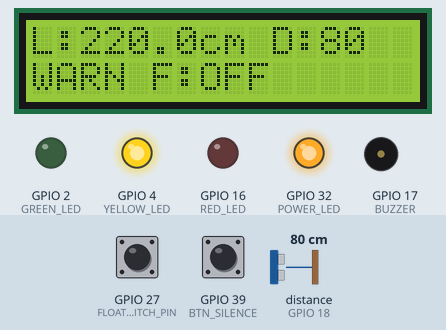
A sketch run on a simulated ESP32. On the bench: 16×2 character LCD, output pins drawn as LEDs (lit = HIGH), buzzer (waves = sounding). Wiring (inferred from the names in the program): ultrasonic range finder: trigger GPIO 5; echo GPIO 18. Inputs (shaded band) come from the test bench; at power-on: distance to the obstacle (sensor on GPIO 18) 80 cm, GPIO 39 (BTN_SILENCE) LOW, GPIO 27 (FLOAT_SWITCH_PIN) HIGH. The echo pulse lasts 58.3 µs per cm; pins used as bus, display or sensor lines are not drawn; what the sketch prints to the serial monitor is not drawn.

Above: at 4.3 s.
4.4 s: distance to the obstacle (sensor on GPIO 18) set to 55 cm
At 6.0 s:
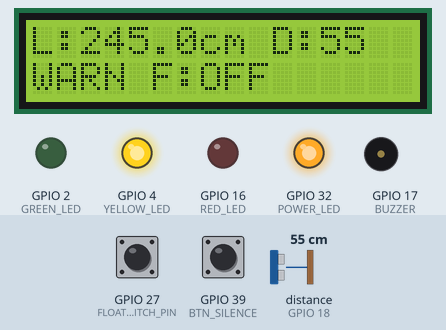
6.3 s: distance to the obstacle (sensor on GPIO 18) set to 47 cm
At 7.6 s:
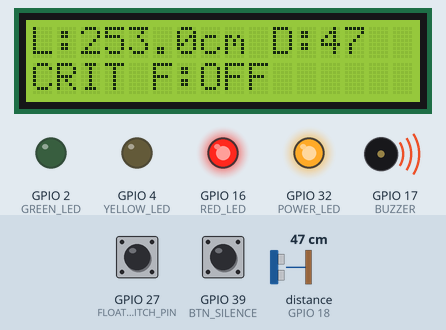
9.3 s: GPIO 39 (BTN_SILENCE) pulled HIGH for 3.2 s
At 13.5 s:
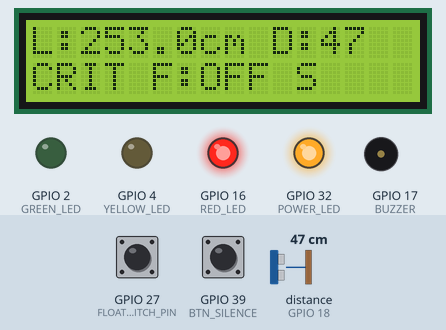
14.3 s: GPIO 27 (FLOAT_SWITCH_PIN) pulled LOW for 1 s
At 15.6 s:
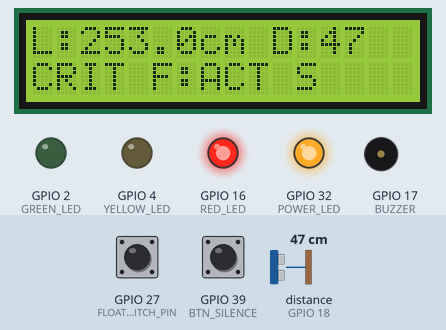
17.3 s: distance to the obstacle (sensor on GPIO 18) set to 2 cm
At 18.1 s:
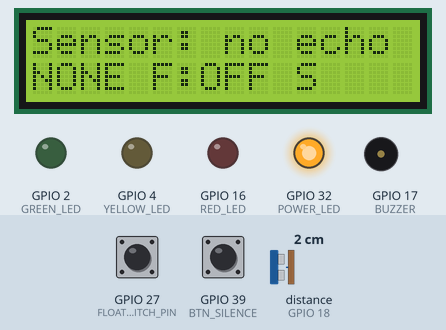
19.3 s: GPIO 27 (FLOAT_SWITCH_PIN) pulled LOW for 3.2 s
At 20.9 s:
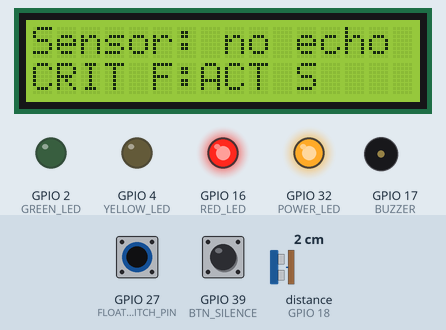
Timing chart, 0 to 24.3 s (numbered marks = the images above; inputs shaded):
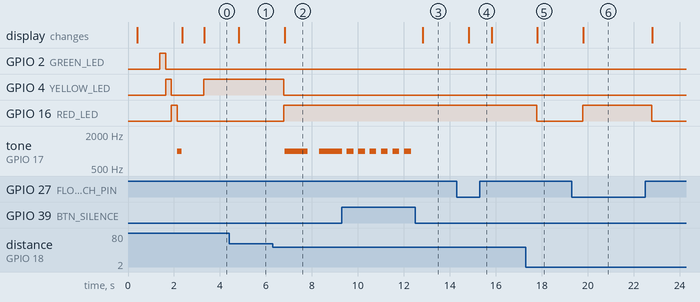

Measured:
- the behaviour switches between 51 and 50 cm on distance to the obstacle (sensor on GPIO 18) (found by bisection; images 1 and 2)
- after the input at 4.4 s, the display: changes after 0.41 s (image 1)
- after the input at 6.3 s, GPIO 4 (YELLOW_LED): HIGH → LOW after 0.48 s; GPIO 16 (RED_LED): LOW → HIGH after 0.48 s; tone on GPIO 17 (BUZZER): silent → 1000 Hz after 0.51 s, → silent 1.0 s later, → 1000 Hz 0.50 s later; the display: changes after 0.51 s (image 2)
- after the input at 9.3 s, the display: changes after 3.5 s (image 3)
- after the input at 14.3 s, the display: changes after 0.51 s (image 4)
- after the input at 17.3 s, GPIO 16 (RED_LED): HIGH → LOW after 0.47 s; the display: changes after 0.50 s (image 5)
- after the input at 19.3 s, GPIO 16 (RED_LED): LOW → HIGH after 0.47 s, → LOW 3.0 s later; the display: changes after 0.50 s (image 6)

The sketch:

AquaWatch_HardwareTest.ino
```cpp
// ============================================================
//  AquaWatch hardware test (offline)
//  No WiFi, no API, no settings sync.
//  Uses the same GPIOs as AquaWatch_v3_API.ino
//
//  Ultrasonic JSN-SR04T : TRIG GPIO5, ECHO GPIO18
//  LCD I2C              : SDA GPIO21, SCL GPIO22
//  LEDs                 : Green 2, Yellow 4, Red 16, Power 32
//  Buzzer               : GPIO17
//  Silence button       : GPIO39
//  Float switch         : GPIO27 to GND (INPUT_PULLUP)
// ============================================================

#include <Wire.h>
#include <LiquidCrystal_I2C.h>

LiquidCrystal_I2C lcd(0x27, 16, 2);

const int TRIG_PIN         = 5;
const int ECHO_PIN         = 18;
const int GREEN_LED        = 2;
const int YELLOW_LED       = 4;
const int RED_LED          = 16;
const int BUZZER           = 17;
const int POWER_LED        = 32;
const int BTN_SILENCE      = 39;
const int FLOAT_SWITCH_PIN = 27;

// Closed contact to GND = activated. Set true if dry/trip are reversed.
const bool FLOAT_SWITCH_INVERT = false;

// Local test thresholds only (cm of water). Not loaded from the website.
const float SENSOR_HEIGHT_CM  = 300.0;
const float WARNING_LEVEL_CM  = 200.0;
const float CRITICAL_LEVEL_CM = 250.0;

const float MIN_VALID_DISTANCE = 20.0;
const float MAX_VALID_DISTANCE = 350.0;

const unsigned long FLOAT_DEBOUNCE_MS = 50;
const int FLOAT_STABLE_COUNT          = 4;
const unsigned long READ_INTERVAL_MS  = 500;
const unsigned long DEBOUNCE_MS       = 200;

const int BEEP_ON_MS  = 1000;
const int BEEP_OFF_MS = 500;
const int BEEP_COUNT  = 3;

enum Status { SAFE, WARNING, CRITICAL, NO_SENSOR };
Status measurementStatus = NO_SENSOR;
Status overallStatus     = NO_SENSOR;

enum FloatSwitchState { FLOAT_INACTIVE, FLOAT_ACTIVATED };
FloatSwitchState floatSwitchState = FLOAT_INACTIVE;
int rawFloatSample = HIGH;
int floatStableCount = 0;
unsigned long lastFloatSampleTime = 0;

unsigned long lastReadTime    = 0;
unsigned long lastSilenceTime = 0;
unsigned long lastBuzzerTime  = 0;
int  buzzerBeepsDone = 0;
bool buzzerOn        = false;
bool buzzerSilenced  = false;

void lcdPrint(String line1, String line2) {
  lcd.clear();
  lcd.setCursor(0, 0);
  lcd.print(line1.substring(0, 16));
  lcd.setCursor(0, 1);
  lcd.print(line2.substring(0, 16));
}

void lcdCentered(String line1, String line2) {
  lcd.clear();
  int pad1 = (16 - (int)line1.length()) / 2;
  if (pad1 < 0) pad1 = 0;
  lcd.setCursor(pad1, 0);
  lcd.print(line1.substring(0, 16));
  int pad2 = (16 - (int)line2.length()) / 2;
  if (pad2 < 0) pad2 = 0;
  lcd.setCursor(pad2, 1);
  lcd.print(line2.substring(0, 16));
}

float readDistance() {
  float readings[5];
  int validCount = 0;

  for (int i = 0; i < 5; i++) {
    digitalWrite(TRIG_PIN, LOW);
    delayMicroseconds(2);
    digitalWrite(TRIG_PIN, HIGH);
    delayMicroseconds(10);
    digitalWrite(TRIG_PIN, LOW);

    long duration = pulseIn(ECHO_PIN, HIGH, 40000);
    if (duration == 0) {
      delay(20);
      continue;
    }

    readings[validCount] = duration * 0.0343 / 2.0;
    validCount++;
    delay(20);
  }

  if (validCount < 3) return -1;

  for (int i = 0; i < validCount - 1; i++) {
    for (int j = i + 1; j < validCount; j++) {
      if (readings[j] < readings[i]) {
        float tmp = readings[i];
        readings[i] = readings[j];
        readings[j] = tmp;
      }
    }
  }

  return readings[validCount / 2];
}

void updateFloatSwitch() {
  unsigned long now = millis();
  if (now - lastFloatSampleTime < FLOAT_DEBOUNCE_MS) return;
  lastFloatSampleTime = now;

  int sample = digitalRead(FLOAT_SWITCH_PIN);
  if (sample == rawFloatSample) {
    if (floatStableCount < FLOAT_STABLE_COUNT) floatStableCount++;
  } else {
    rawFloatSample = sample;
    floatStableCount = 1;
  }

  if (floatStableCount < FLOAT_STABLE_COUNT) return;

  bool closed = (rawFloatSample == LOW);
  if (FLOAT_SWITCH_INVERT) closed = !closed;
  floatSwitchState = closed ? FLOAT_ACTIVATED : FLOAT_INACTIVE;
}

void applyLeds(Status status) {
  digitalWrite(GREEN_LED,  LOW);
  digitalWrite(YELLOW_LED, LOW);
  digitalWrite(RED_LED,    LOW);

  switch (status) {
    case SAFE:
      digitalWrite(GREEN_LED, HIGH);
      break;
    case WARNING:
      digitalWrite(YELLOW_LED, HIGH);
      break;
    case CRITICAL:
      digitalWrite(RED_LED, HIGH);
      break;
    default:
      break;
  }
}

void updateBuzzer() {
  if (overallStatus != CRITICAL || buzzerSilenced) {
    noTone(BUZZER);
    buzzerOn = false;
    return;
  }

  unsigned long now = millis();

  if (buzzerOn) {
    if (now - lastBuzzerTime >= BEEP_ON_MS) {
      noTone(BUZZER);
      buzzerOn = false;
      buzzerBeepsDone++;
      lastBuzzerTime = now;
    }
  } else if (buzzerBeepsDone >= BEEP_COUNT) {
    if (now - lastBuzzerTime >= 1500) {
      buzzerBeepsDone = 0;
      lastBuzzerTime = now;
    }
  } else if (now - lastBuzzerTime >= BEEP_OFF_MS) {
    tone(BUZZER, 1000);
    buzzerOn = true;
    lastBuzzerTime = now;
  }
}

void checkSilenceButton() {
  unsigned long now = millis();
  if (digitalRead(BTN_SILENCE) == HIGH && now - lastSilenceTime > DEBOUNCE_MS) {
    lastSilenceTime = now;
    buzzerSilenced = !buzzerSilenced;
    if (buzzerSilenced) {
      noTone(BUZZER);
      buzzerOn = false;
    }
    Serial.println(buzzerSilenced ? "[BTN] Buzzer silenced" : "[BTN] Buzzer enabled");
  }
}

const char* statusName(Status status) {
  switch (status) {
    case SAFE:     return "SAFE";
    case WARNING:  return "WARN";
    case CRITICAL: return "CRIT";
    default:       return "NONE";
  }
}

void updateLcd(float waterLevelCm, float distanceCm, bool distanceValid) {
  String line1;
  if (distanceValid) {
    line1 = "L:";
    line1 += String(waterLevelCm, 1);
    line1 += "cm D:";
    line1 += String(distanceCm, 0);
  } else {
    line1 = "Sensor: no echo";
  }

  String line2 = statusName(overallStatus);
  line2 += floatSwitchState == FLOAT_ACTIVATED ? " F:ACT" : " F:OFF";
  if (buzzerSilenced) line2 += " S";

  lcdPrint(line1, line2);
}

void setup() {
  Serial.begin(115200);
  delay(300);

  lcd.init();
  lcd.backlight();

  pinMode(TRIG_PIN, OUTPUT);
  pinMode(ECHO_PIN, INPUT);
  pinMode(GREEN_LED, OUTPUT);
  pinMode(YELLOW_LED, OUTPUT);
  pinMode(RED_LED, OUTPUT);
  pinMode(BUZZER, OUTPUT);
  pinMode(POWER_LED, OUTPUT);
  pinMode(BTN_SILENCE, INPUT);
  pinMode(FLOAT_SWITCH_PIN, INPUT_PULLUP);

  digitalWrite(TRIG_PIN, LOW);
  digitalWrite(POWER_LED, HIGH);

  lcdCentered("Hardware Test", "No WiFi / API");
  delay(1000);

  digitalWrite(GREEN_LED, HIGH);
  delay(250);
  digitalWrite(GREEN_LED, LOW);
  digitalWrite(YELLOW_LED, HIGH);
  delay(250);
  digitalWrite(YELLOW_LED, LOW);
  digitalWrite(RED_LED, HIGH);
  delay(250);
  digitalWrite(RED_LED, LOW);

  tone(BUZZER, 1000);
  delay(200);
  noTone(BUZZER);

  lcdCentered("Ready", "GPIO27=Float");
  delay(800);

  Serial.println("AquaWatch hardware test started");
  Serial.println("GPIO27 float switch, GPIO5/18 ultrasonic");
  Serial.println("Silence button GPIO39 mutes buzzer");
}

void loop() {
  checkSilenceButton();
  updateFloatSwitch();
  updateBuzzer();

  if (millis() - lastReadTime < READ_INTERVAL_MS) return;
  lastReadTime = millis();

  float distance = readDistance();
  bool distanceValid = (distance >= MIN_VALID_DISTANCE && distance <= MAX_VALID_DISTANCE);

  float waterLevelCm = 0;
  if (distanceValid) {
    waterLevelCm = SENSOR_HEIGHT_CM - distance;
    if (waterLevelCm < 0) waterLevelCm = 0;

    if (waterLevelCm >= CRITICAL_LEVEL_CM) measurementStatus = CRITICAL;
    else if (waterLevelCm >= WARNING_LEVEL_CM) measurementStatus = WARNING;
    else measurementStatus = SAFE;
  } else {
    measurementStatus = NO_SENSOR;
  }

  overallStatus = (floatSwitchState == FLOAT_ACTIVATED) ? CRITICAL : measurementStatus;
  applyLeds(overallStatus);

  updateLcd(waterLevelCm, distance, distanceValid);

  Serial.print("[TEST] Dist=");
  if (distanceValid) Serial.printf("%.1f cm", distance);
  else Serial.print("invalid");
  Serial.printf(" | Level=%.1f cm | Measure=%s | Float=%s | Overall=%s\n",
                waterLevelCm,
                statusName(measurementStatus),
                floatSwitchState == FLOAT_ACTIVATED ? "ACT" : "OFF",
                statusName(overallStatus));
}
```
